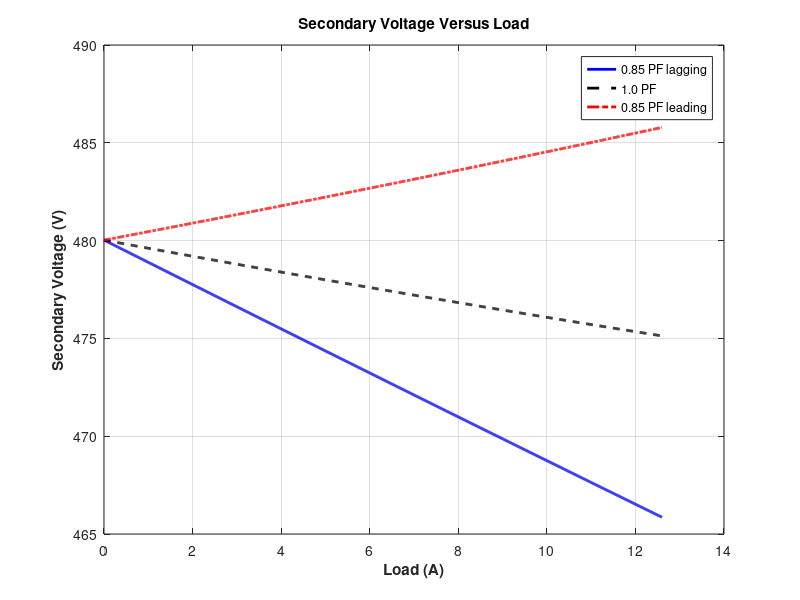

Here is the MATLAB script that generated this plot:
% M-file: prob2_10c.m
% M-file to calculate and plot the secondary voltage
% of a three-phase Y-delta transformer bank as a
% function of load for power factors of 0.85 lagging,
% 1.0, and 0.85 leading. These calculations are done
% using an equivalent circuit referred to the primary side.
% Define values for this transformer
VL = 13800; % Primary line voltage (V)
VPP = VL / sqrt(3); % Primary phase voltage (V)
amps = 0:0.0126:12.6; % Phase current values (A)
Req = 6.94; % Equivalent R (ohms)
Xeq = 24.7; % Equivalent X (ohms)
% Calculate the current values for the three
% power factors. The first row of I contains
% the lagging currents, the second row contains
% the unity currents, and the third row contains
% the leading currents.
re = 0.85;
im = sin(acos(re)); j = 1i;
I(1,:) = amps .* ( re - j*im); % Lagging
I(2,:) = amps .* ( 1.0 ); % Unity
I(3,:) = amps .* ( re + j*im); % Leading
% Calculate secondary phase voltage referred
% to the primary side for each current and
% power factor.
aVSP = VPP - (Req.*I + j.*Xeq.*I);
% Refer the secondary phase voltages back to
% the secondary side using the turns ratio.
% Because this is a delta-connected secondary,
% this is also the line voltage.
VSP = aVSP * (480/7967);
% Plot the secondary voltage versus load
plot(amps,abs(VSP(1,:)),'b-','LineWidth',2.0);
hold on;
plot(amps,abs(VSP(2,:)),'k--','LineWidth',2.0);
plot(amps,abs(VSP(3,:)),'r-.','LineWidth',2.0);
title ('\bfSecondary Voltage Versus Load');
xlabel ('\bfLoad (A)');
ylabel ('\bfSecondary Voltage (V)');
legend('0.85 PF lagging','1.0 PF','0.85 PF leading');
grid on;
hold off;